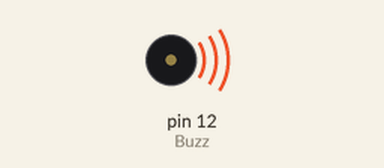
Recording of a sketch running on a simulated Arduino Uno, built with avr-gcc and run on an emulated ATmega328P. Parts: buzzer (waves = sounding). What the sketch prints to the serial monitor is not drawn.

Above: at 0.1 s.
Timing chart, 0 to 40.0 s (numbered marks = the images above):
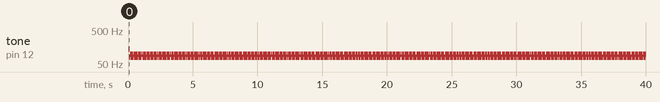

The sketch:

US_test.ino
```cpp
const int trigger = 3; //Trigger pin of 1st Sesnor
const int echo = 2; //Echo pin of 1st Sesnor
const int Buzz = 12; //Echo pin of 1st Sesnor
long time_taken;
int dist;
int Signal;
int Intens;
int similar_count;


void setup() {
  // put your setup code here, to run once:


Serial.begin(9600);
pinMode(Buzz,OUTPUT);
digitalWrite(Buzz,LOW);
pinMode(trigger, OUTPUT);
pinMode(echo, INPUT);

}

/*###Function to calculate distance###*/
void calculate_distance(int trigger, int echo)
{
digitalWrite(trigger, LOW);
delayMicroseconds(2);
digitalWrite(trigger, HIGH);
delayMicroseconds(10);
digitalWrite(trigger, LOW);

time_taken = pulseIn(echo, HIGH);
dist= time_taken*0.034/2;
if (dist>300)
dist=300;
}


void loop() {
  // put your main code here, to run repeatedly:

  if (dist<50)
{
  Serial.print(dist); Serial.println("Object Alert");

  digitalWrite(Buzz,HIGH);
  for (int i=dist; i>0; i--)
    delay(10);

  digitalWrite(Buzz,LOW);
  for (int i=dist; i>0; i--)
    delay(10);

}
}
```

Measured:
- by itself, tone on pin 12 (Buzz): plays 137 Hz for 0.04 s, 80 Hz for 0.08 s, 96 Hz for 0.04 s, 80 Hz for 0.04 s, 96 Hz for 0.04 s, 80 Hz for 0.04 s … (871 notes in this stretch)
